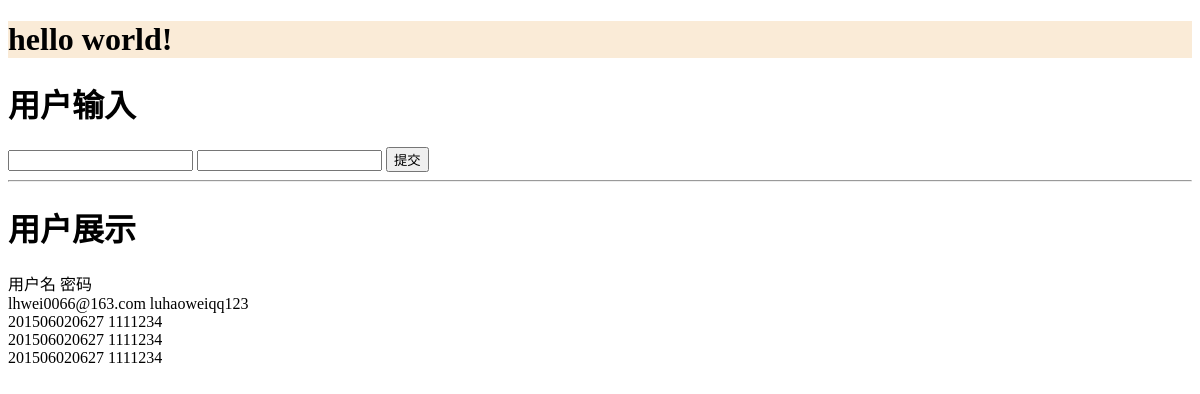
The app's page /cmdb/, older data.
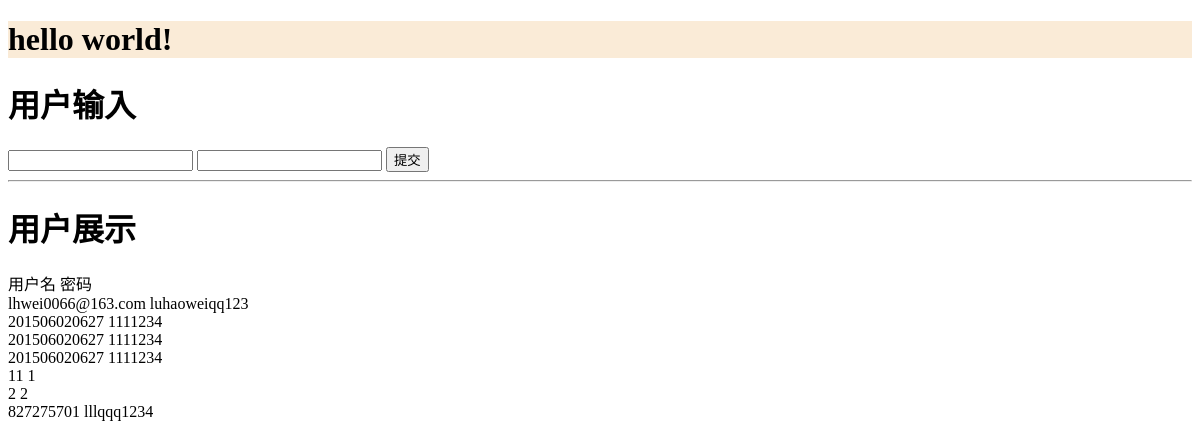
The same page, newer data.
### cmdb/models.py (models this page shows)
class UserInfo(models.Model):  #这个类需要继承models.Model
    user = models.CharField(max_length=32)
    pwd = models.CharField(max_length=32)

### cmdb/views.py (the view)
# urls.py: url('', views.index, name='index'),
def index(request):
    if request.method == "POST":
        username = request.POST.get("username", None)
        password = request.POST.get("password", None)
        print(username, password)
        models.UserInfo.objects.create(user=username, pwd=password)
    user_list = models.UserInfo.objects.all()
    '''
        总结数据库流程：
            1、导入包：from cmdb import models
            2、添加数据到数据库
            3、进行数据库其他操作
    '''
    '''
        一个快捷函数：render()
            「载入模板，填充上下文，再返回由它生成的 HttpResponse 对象」
             是一个非常常用的操作流程。于是 Django 提供了一个快捷函数，我们用它来重写 index() 视图：
    '''
    return render(request, "index.html", {"data": user_list})

### templates/index.html (shortened to what this page needs)
<!DOCTYPE html>
<html lang="en">
<head>
</head>
<body>
    <h1 style="background-color: antiquewhite;color:black;">hello world!</h1>
    <h1 style="...">用户输入</h1>
    <form action="/index/" method="post">
        <input type="text" name="username"/>
        <input type="password" name="password"/>
        <input type="submit" value="提交"/>
    </form>
    <hr />
    <h1 style="...">用户展示</h1>
        <thead>
            <th>用户名</th>
            <th>密码</th><br>
        </thead>
        <tbody>
            {% for line in data %}
                <tr>
                    <td>{{ line.user }}</td>
                    <td>{{ line.pwd }}</td><br>
                </tr>
            {% endfor %}
        </tbody>
</body>
</html>

Row changes from the older to the newer data that the page shows:
added UserInfo: user "11", pwd "1"
added UserInfo: user "2", pwd "2"
added UserInfo: user "827275701", pwd "lllqqq1234"
